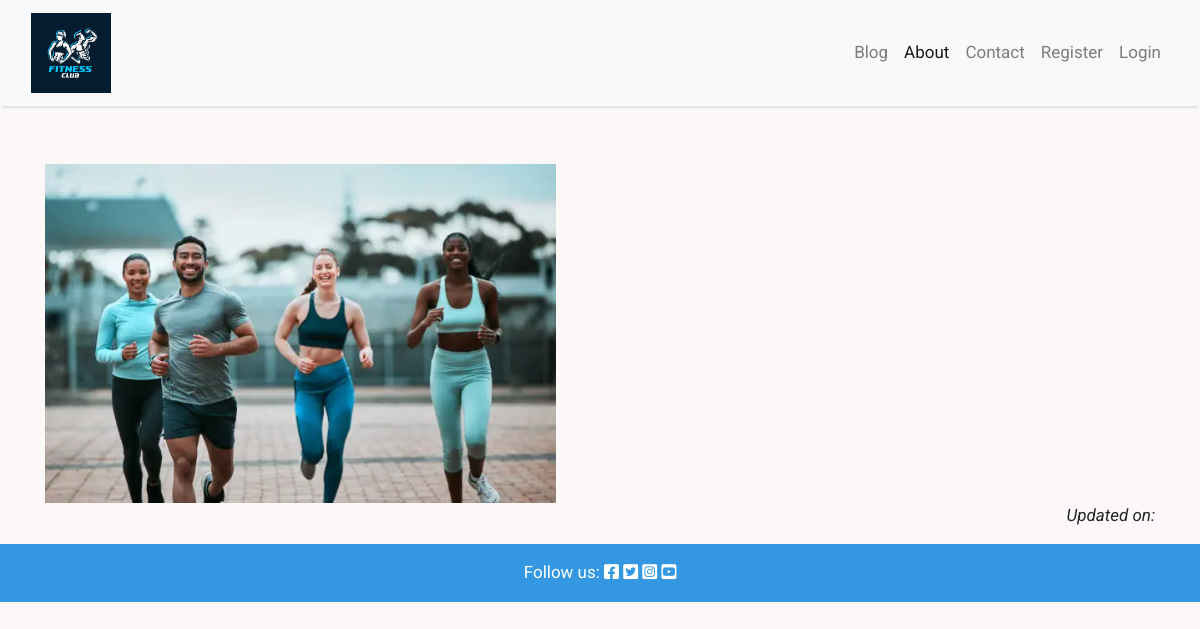
/about/, run on an earlier commit of the app's database.
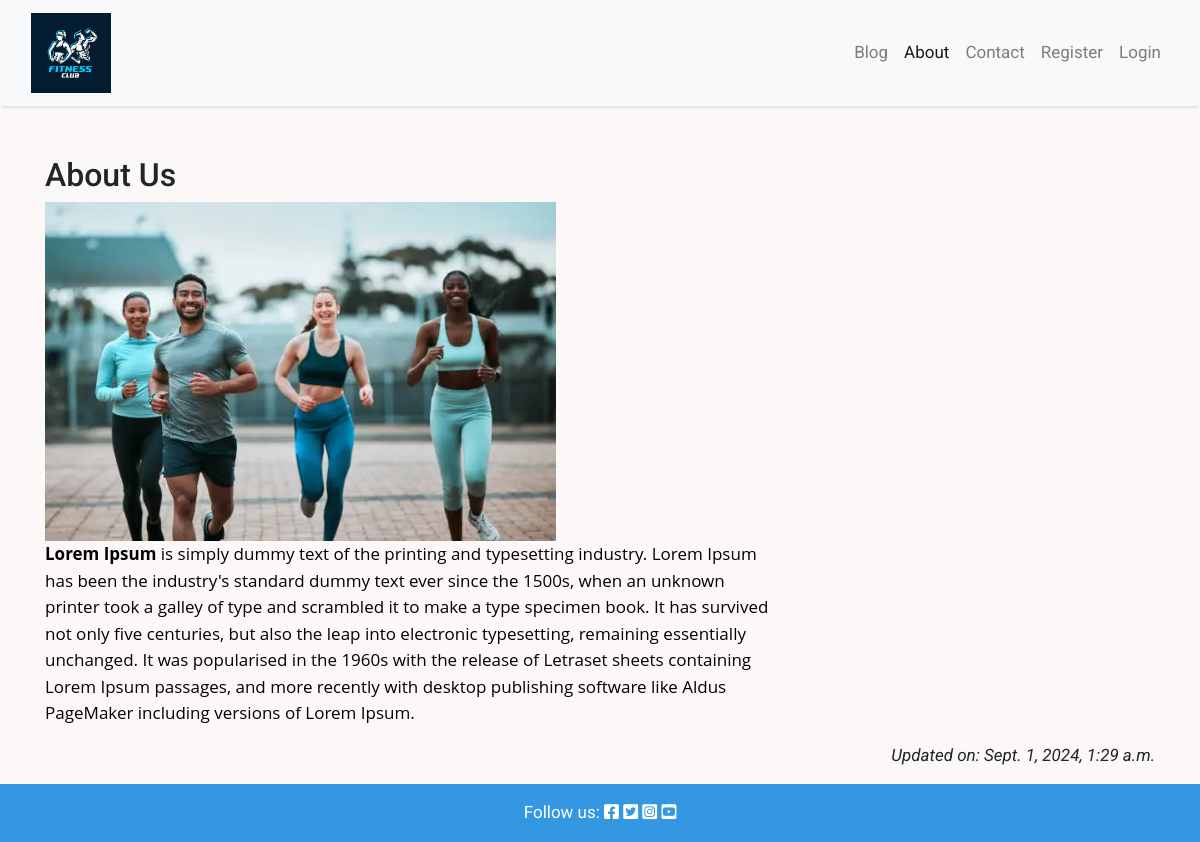
And on a later commit of the database.
### about/models.py (models this page shows, shortened)
class About(models.Model):
    title = models.CharField(max_length=200)
    updated_on = models.DateTimeField(auto_now=True)
    content = models.TextField()

### about/views.py (the view)
# urls.py: path('', views.about_me, name='about'),
def about_me(request):
    about = About.objects.all().order_by('-updated_on').first()
    return render(
        request,
        "about/about.html",
        {"about": about},
    )

### about/templates/about/about.html
{% extends 'base.html' %}
{% block content %}
{% load static %}
<div class="container mt-5">
    <div class="row">
        <div class=" col-md-8 col-md-10 mx-auto">
    </div>
    <div class="col-8">
      <h2>{{ about.title }}</h2>
      <img src="{% static 'images/about-image.webp' %}" width="70%" />
      {{ about.content | safe }}
    </div>
  </div>
  <div class="row">
    <div class="col text-right">
      <p class="text-end"><em>Updated on: {{ about.updated_on }}</em></p>
    </div>
  </div>
</div>
{% endblock content %}

What changed in the data, as far as the page shows it:
added About: title "About Us", content "Lorem Ipsum is simply dummy text of the printing and typesetting industry. Lorem Ipsum has been the industry's standard dummy text ever since the 1500s, when an unknown printer took a galley of type and scrambled it to make a type specimen book. It has survived not only five centuries, but also the leap into electronic typesetting, remaining essentially unchanged. It was popularised in the 1960s with the release of Letraset sheets containing Lorem Ipsum passages, and more recently with desktop publishing software like Aldus PageMaker including versions of Lorem Ipsum.", updated_on "Sept. 1, 2024, 1:29 a.m."
